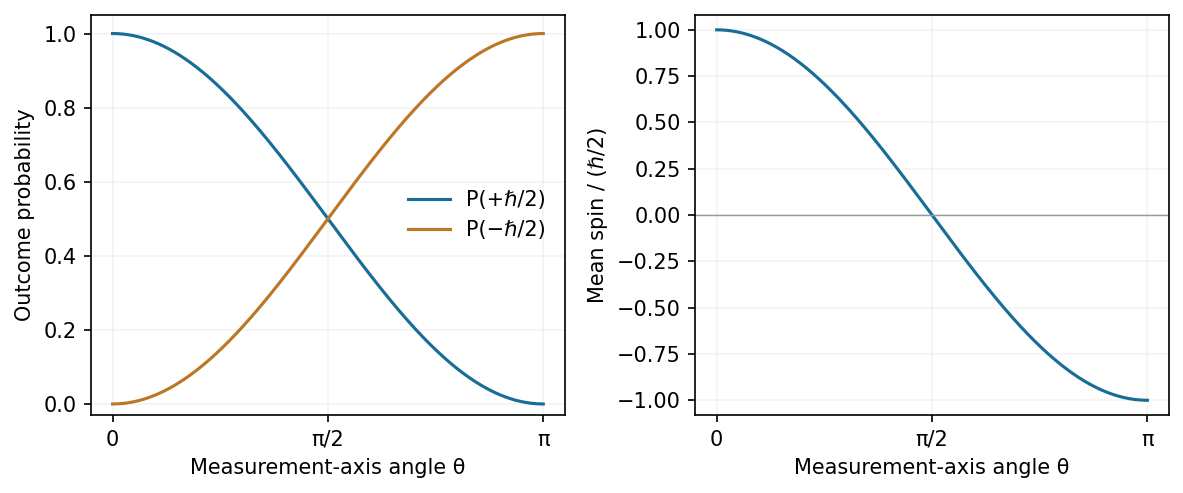

The Python source for this figure:
"""Original explanatory figure. Python 3.14, matplotlib 3.10, numpy 2.3; writes basename PNG to cwd, normally the mirrored _media directory."""
from pathlib import Path
import numpy as np
import matplotlib
matplotlib.use('Agg')
import matplotlib.pyplot as plt
from matplotlib.patches import Rectangle,Polygon,Circle
plt.rcParams.update({'font.size':10,'figure.facecolor':'white','axes.facecolor':'white'})

fig,axs=plt.subplots(1,2,figsize=(8,3.4));theta=np.linspace(0,np.pi,500);axs[0].plot(theta,np.cos(theta/2)**2,label='P(+ℏ/2)',color='#176d97');axs[0].plot(theta,np.sin(theta/2)**2,label='P(−ℏ/2)',color='#bc7725');axs[0].set(ylabel='Outcome probability',ylim=(-.03,1.05));axs[0].legend(frameon=False)
axs[1].plot(theta,np.cos(theta),color='#176d97');axs[1].set(ylabel='Mean spin / (ℏ/2)',ylim=(-1.08,1.08));axs[1].axhline(0,color='.6',lw=.7)
for ax in axs:ax.set(xlabel='Measurement-axis angle θ',xticks=[0,np.pi/2,np.pi],xticklabels=['0','π/2','π']);ax.grid(alpha=.15)
fig.tight_layout()

fig.savefig(Path(__file__).with_suffix('.png').name,dpi=150,facecolor='white',bbox_inches='tight');plt.close(fig)
